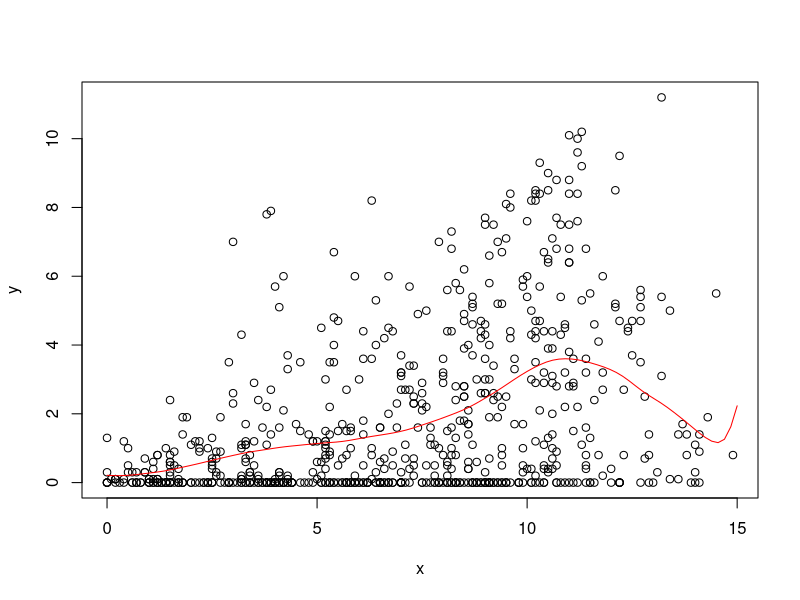
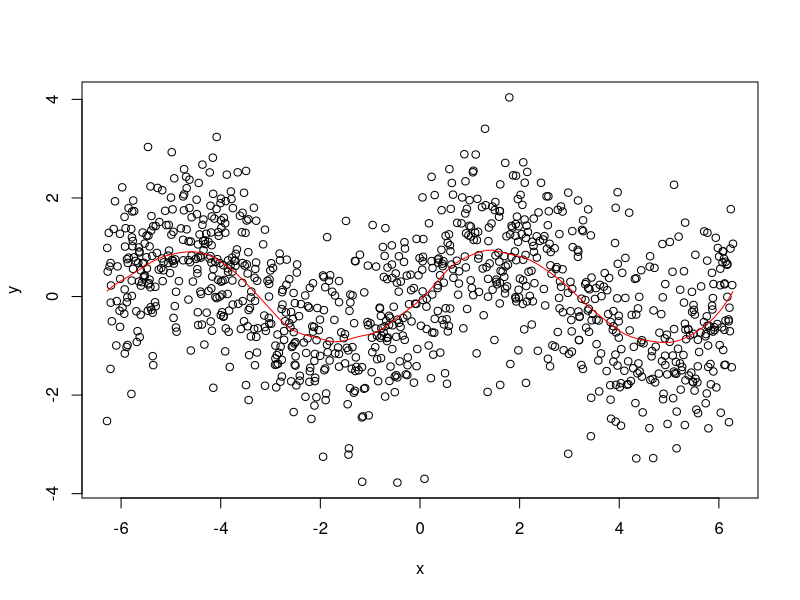

The R source for these figures, in order:
# STAT-S 610
# LAB 4
# 2019-10-03
# https://jfukuyama.github.io/teaching/stat610/assignments/lab4.pdf

# --- functions --- #

#' @param x (numeric) vector of same length as y
#' @param y (numeric) vector of same length as y
#' @param z (numeric) vector, can be of a different length
#' @param omega (numeric) must be a scalar
#' @return (numeric) vector of the same length as z
llr = function(x, y, z, omega) {
    fits = sapply(z, compute_f_hat, x, y, omega)
    return(fits)
}

#' @param z (numeric) must be a scalar
#' @param x (numeric) vector of the same length as y
#' @param y (numeric) vector of the same length as x
#' @param omega (numeric) must be a scalar
#' @return (numeric) scalar
compute_f_hat = function(z, x, y, omega) {
    Wz = make_weight_matrix(z, x, omega)
    X = make_predictor_matrix(x)
    f_hat = c(1, z) %*% solve(t(X) %*% Wz %*% X) %*% t(X) %*% Wz %*% y
    return(f_hat)
}

#' @param z (numeric) must be a scalar
#' @param x (numeric) vector of arbitrary length
#' @param omega (numeric) must be a scalar
#' @return (numeric) a diagonal matrix
make_weight_matrix = function(z, x, omega) {
    r = abs(x - z) / omega  # this is a vector of the same length as x
    w = sapply(r, W)  # this is a vector of the same length as x and r
    Wz = diag(w)  # this is a diagonal matrix with elements from w
    return(Wz)
}

#' @param r (numeric) must be a scalar
#' @return (numeric) scalar
W = function(r) {
    if (abs(r) < 1) {
        return((1 - abs(r) ** 3) ** 3)
    } else {
        return(0)
    }
}

#' @param x (numeric) vector of arbitrary length
#' @return (numeric) matrix with 2 columns and rows equal to length of x
make_predictor_matrix = function(x) {
    n = length(x)
    return(cbind(rep(1, n), x))
}


# --- example 1 --- #

# get the data
data(french_fries, package = 'reshape2')
french_fries = na.omit(french_fries)

# input data
x = french_fries$potato
y = french_fries$buttery

# space along which to smooth
z = seq(0, 15, length.out = 100)

# run smoothing
fits = llr(z = z, x = x, y = y, omega = 2)

# plot the data and the smoother
plot(x, y)
lines(z, fits, col = 'red')


# --- example 2 --- #

# noisy sine wave
x = runif(1000, -2 * pi, 2 * pi)
y = sin(x) + rnorm(length(x))

# space along which to smooth
z = seq(-2 * pi, 2 * pi, length.out = 100)

# run smoothing
fits = llr(z = z, x = x, y = y, omega = pi / 3)

# plot the data and the smoother
plot(x, y)
lines(z, fits, col = 'red')

